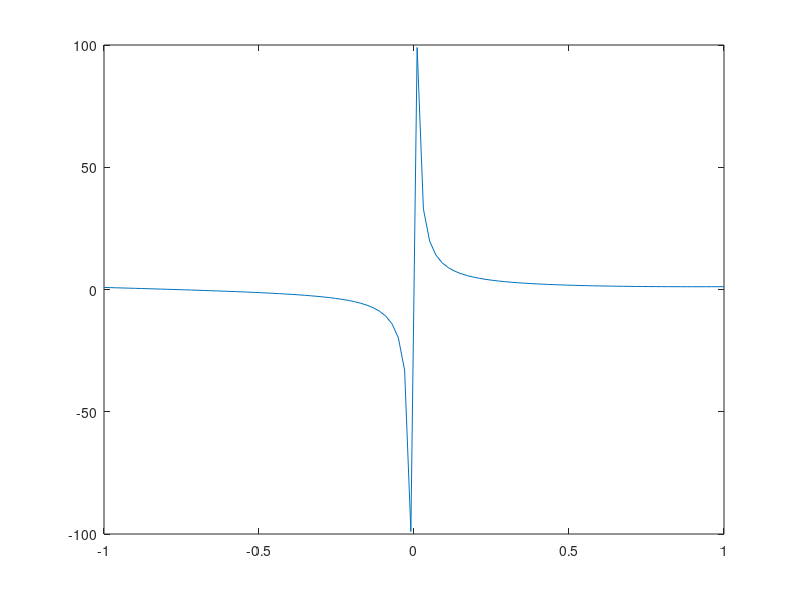

This figure's MATLAB source:
% HW 6 problem 1
% Steven Macenski modified Oct 8

fun = @(x) x.^2-sin(x)+x.^(-1);

%a
f0 = fun(0);
f1 = fun(1);
fpi2 = fun(pi/2);
fprintf('\nPartA\nf(0) = %f, f(1) = %f, f(pi/2) = %f\n\n',f0,f1,fpi2);

%b
x = [0 1 pi/2 pi];
i = 1:length(x);
z = fun(x(i));
fprintf('Part b\nValues vectorized f(0) = %f, f(1) = %f, f(pi/2) = %f, f(pi) = %f\n\n',z);

%c 
x = linspace(-1,1);
plot(x,fun(x));
figure(1)